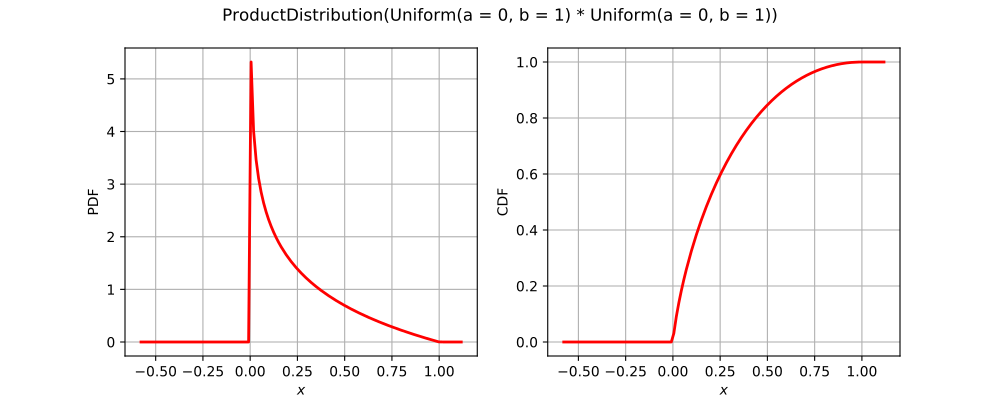

Write the Python code that produced this figure.
import openturns as ot
from matplotlib import pyplot as plt
from openturns.viewer import View
if (ot.ProductDistribution().__class__.__name__=='ComposedDistribution'):
    correlation = ot.CorrelationMatrix(2)
    correlation[1, 0] = 0.25
    aCopula = ot.NormalCopula(correlation)
    marginals = [ot.Normal(1.0, 2.0), ot.Normal(2.0, 3.0)]
    distribution = ot.ComposedDistribution(marginals, aCopula)
elif (ot.ProductDistribution().__class__.__name__=='CumulativeDistributionNetwork'):
    distribution = ot.CumulativeDistributionNetwork([ot.Normal(2),ot.Dirichlet([0.5, 1.0, 1.5])], ot.BipartiteGraph([[0,1], [0,1]]))
else:
    distribution = ot.ProductDistribution()
dimension = distribution.getDimension()
if dimension <= 2:
    if distribution.getDimension() == 1:
        distribution.setDescription(['$x$'])
        pdf_graph = distribution.drawPDF()
        cdf_graph = distribution.drawCDF()
        fig = plt.figure(figsize=(10, 4))
        plt.suptitle(str(distribution))
        pdf_axis = fig.add_subplot(121)
        cdf_axis = fig.add_subplot(122)
        View(pdf_graph, figure=fig, axes=[pdf_axis], add_legend=False)
        View(cdf_graph, figure=fig, axes=[cdf_axis], add_legend=False)
    else:
        distribution.setDescription(['$x_1$', '$x_2$'])
        pdf_graph = distribution.drawPDF()
        fig = plt.figure(figsize=(10, 5))
        plt.suptitle(str(distribution))
        pdf_axis = fig.add_subplot(111)
        View(pdf_graph, figure=fig, axes=[pdf_axis], add_legend=False)
